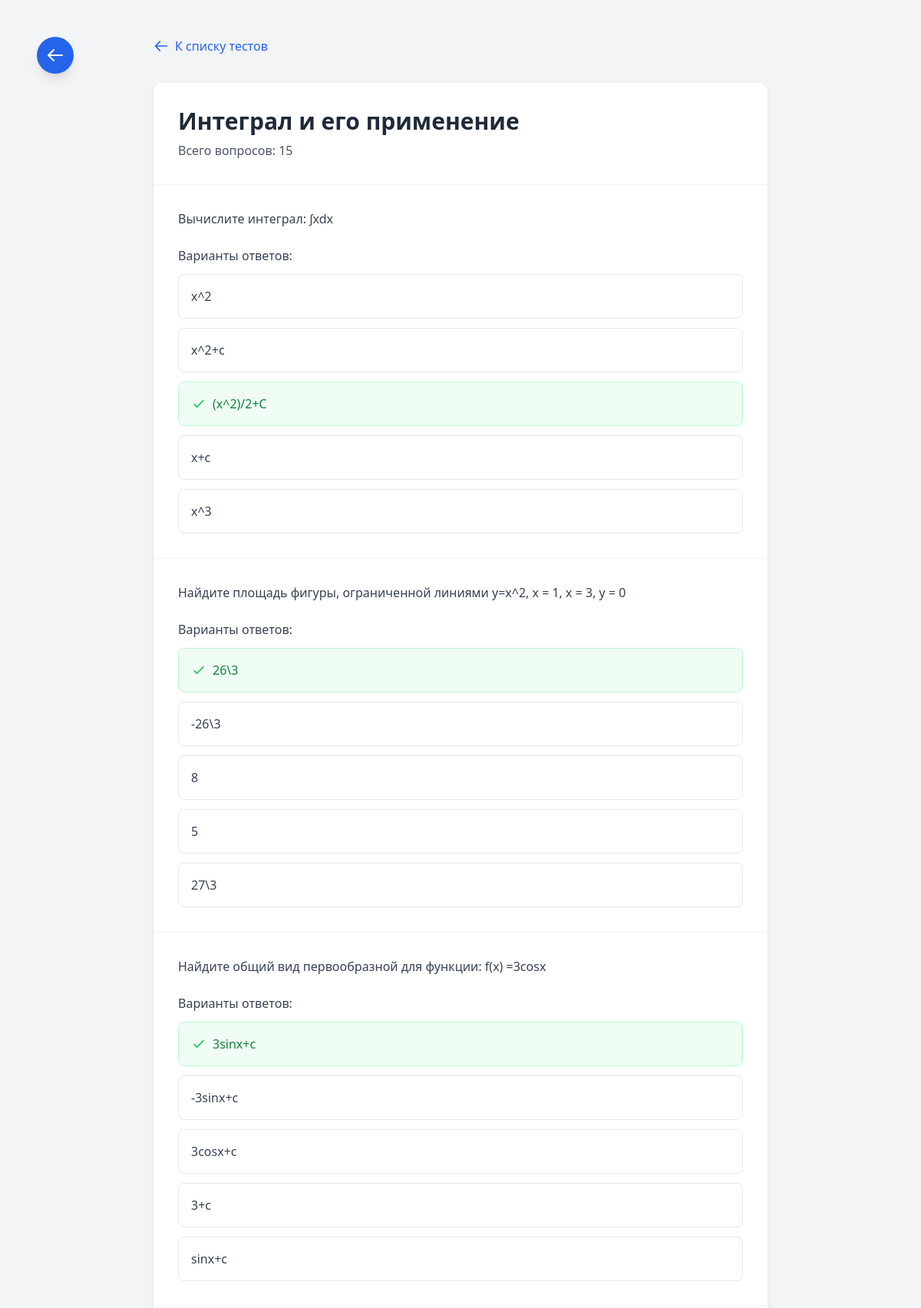
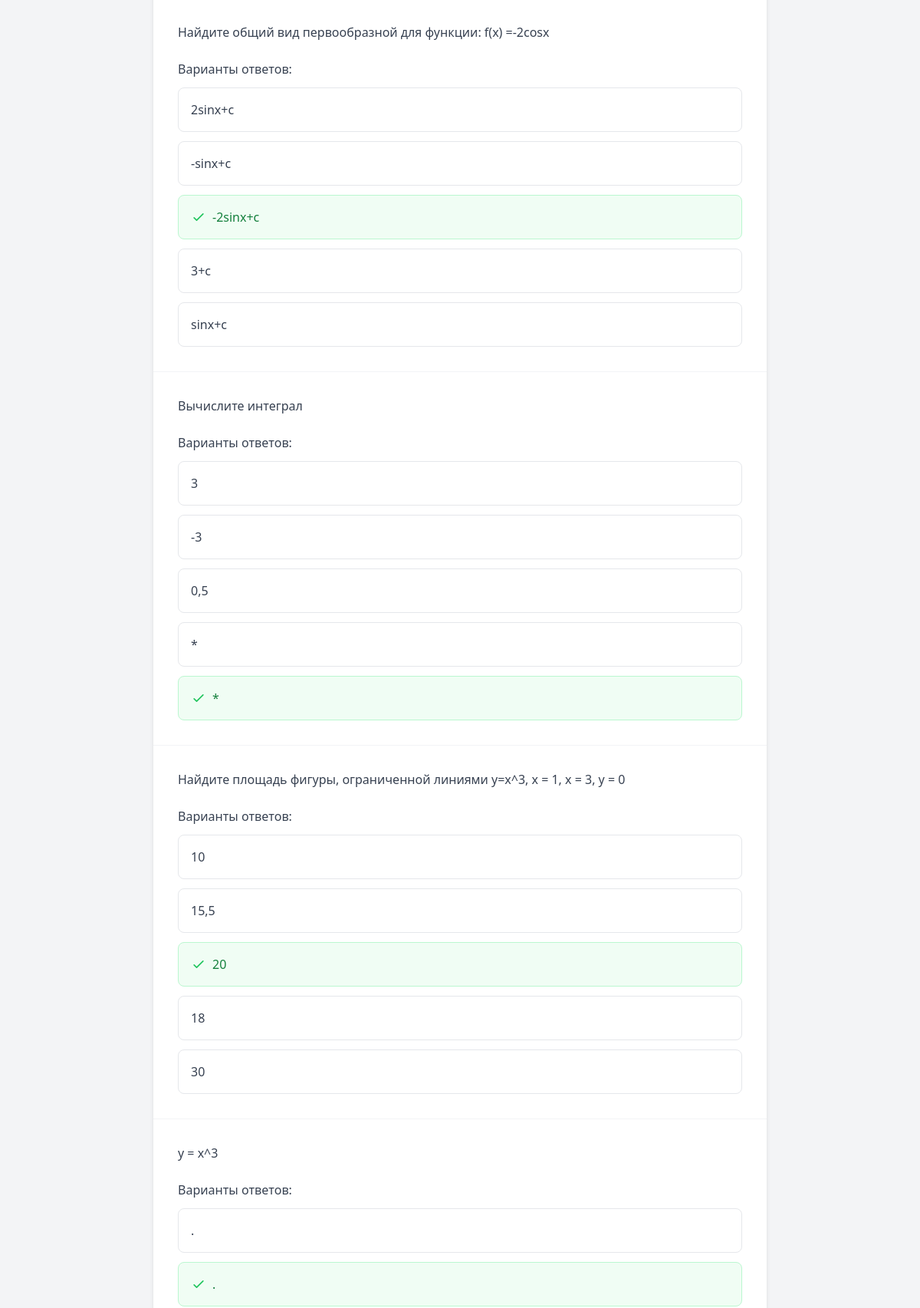
Page /tests/2/ (signed in, upper part) on the committed database (2 pictures, top to bottom).
### core/models.py (models this page shows, shortened)
class Test(models.Model):
    title = models.CharField(max_length=200, verbose_name="Название теста")
    description = models.TextField(verbose_name="Описание", blank=True)
    password = models.CharField(
        max_length=100,
        blank=True,
        null=True,
        verbose_name="Пароль для доступа"
    )
    time_limit = models.PositiveIntegerField(
        verbose_name="Лимит времени (мин)",
        default=30,
        null=True,
        blank=True
    )
    author = models.ForeignKey(settings.AUTH_USER_MODEL, on_delete=models.CASCADE)
    subject = models.ForeignKey(Subject, on_delete=models.SET_NULL, null=True, blank=True)
    created_at = models.DateTimeField(auto_now_add=True)
    updated_at = models.DateTimeField(auto_now=True)
    is_published = models.BooleanField(default=True, verbose_name="Опубликован")
    class Meta:
        verbose_name = "Тест"
        verbose_name_plural = "Тесты"
        ordering = ['-created_at']

class Question(models.Model):
    QUESTION_TYPES = [
        ('single', 'Один правильный ответ'),
        ('multiple', 'Несколько правильных ответов'),
        ('text', 'Текстовый ответ'),
    ]
    test = models.ForeignKey(
        'Test',  # Явное указание имени модели в строке, если она объявлена позже
        on_delete=models.CASCADE,
        related_name='questions',
        verbose_name="Тест"
    )
    text = models.TextField(verbose_name="Текст вопроса")
    question_type = models.CharField(
        max_length=10,
        choices=QUESTION_TYPES,
        default='single',
        verbose_name="Тип вопроса"
    )
    order = models.PositiveIntegerField(
        default=0,
        verbose_name="Порядок",
        help_text="Порядок отображения (0 - первый)"
    )
    points = models.PositiveIntegerField(
        default=1,
        validators=[MinValueValidator(1)],
        verbose_name="Баллы"
    )
    explanation = models.TextField(
        verbose_name="Объяснение",
        blank=True
    )
    image = models.ImageField(
        upload_to='questions/images/',
        blank=True,
        null=True,
        verbose_name="Изображение"
    )
    created_at = models.DateTimeField(
        auto_now_add=True,
        verbose_name="Дата создания"
    )
    class Meta:
        verbose_name = "Вопрос"
        verbose_name_plural = "Вопросы"
        ordering = ['order']
        indexes = [
            models.Index(fields=['order', 'test']),
        ]

class Answer(models.Model):
    question = models.ForeignKey(
        Question,
        on_delete=models.CASCADE,
        related_name='answers',
        verbose_name="Вопрос"
    )
    text = models.CharField(
        max_length=500,
        verbose_name="Текст ответа"
    )
    image = models.ImageField(
        upload_to='answers/images/',
        blank=True,
        null=True,
        verbose_name="Изображение"
    )
    is_correct = models.BooleanField(
        default=False,
        verbose_name="Правильный ответ"
    )
    order = models.PositiveIntegerField(
        default=0,
        verbose_name="Порядок"
    )
    class Meta:
        verbose_name = "Ответ"
        verbose_name_plural = "Ответы"
        ordering = ['order']
    image = models.ImageField(upload_to='answers/', blank=True, null=True)

### core/views.py (the view)
# urls.py: path('tests/<int:pk>/', test_detail, name='test_detail'),
@login_required
def test_detail(request, pk):
    test = get_object_or_404(Test, pk=pk)
    if is_teacher(request.user):
        questions = test.questions.prefetch_related('answers').annotate(
            correct_count=models.Count('answers', filter=models.Q(answers__is_correct=True))
        )
        return render(request, 'test/test_detail.html', {
            'test': test,
            'questions': questions,
            'is_teacher': True
        })
    return redirect('take_test', pk=test.id)

### core/views.py (called while the page is built)
def is_teacher(user):
    return user.groups.filter(name='Teachers').exists() or user.is_staff

### core/templates/test/test_detail.html (shortened to what this page needs)
{% extends 'base.html' %}
{% block content %}
<div class="max-w-4xl mx-auto p-6">
    <div class="mb-8">
        <a href="{% url 'test_list' %}" class="inline-flex items-center text-blue-600 hover:text-blue-800 transition-colors">
            <svg class="w-5 h-5 mr-2" fill="none" stroke="currentColor" viewBox="0 0 24 24">
                <path stroke-linecap="round" stroke-linejoin="round" stroke-width="2" d="M10 19l-7-7m0 0l7-7m-7 7h18"/>
            </svg>
            К списку тестов
        </a>
    </div>
    <div class="bg-white rounded-xl shadow-md overflow-hidden">
        <div class="p-8 border-b border-gray-100 flex justify-between items-start">
            <div>
                <h1 class="text-3xl font-bold text-gray-800 mb-2">{{ test.title }}</h1>
                <p class="text-gray-600">Всего вопросов: {{ questions.count }}</p>
            </div>
        </div>
        <div class="divide-y divide-gray-100">
            {% for question in questions %}
            <div class="p-8 hover:bg-gray-50 transition-colors">
                <p class="text-gray-700 mb-6">{{ question.text }}</p>
                <h4 class="font-medium text-gray-700 mb-3">Варианты ответов:</h4>
                <ul class="space-y-3">
                    {% for answer in question.answers.all %}
                    <li class="p-4 border rounded-lg {% if answer.is_correct %}border-green-200 bg-green-50{% else %}border-gray-200{% endif %}">
                        <div class="flex items-start">
                            {% if answer.is_correct %}
                            <svg class="w-5 h-5 text-green-500 mr-2 mt-0.5 flex-shrink-0" fill="none" stroke="currentColor" viewBox="0 0 24 24">
                                <path stroke-linecap="round" stroke-linejoin="round" stroke-width="2" d="M5 13l4 4L19 7"/>
                            </svg>
                            {% endif %}
                            <span class="{% if answer.is_correct %}text-green-700{% else %}text-gray-700{% endif %}">
                                {{ answer.text }}
                            </span>
                        </div>
                    </li>
                    {% endfor %}
                </ul>
            </div>
            {% empty %}
            <div class="p-8 text-center text-gray-500">
                В этом тесте пока нет вопросов. Добавьте первый вопрос.
            </div>
            {% endfor %}
        </div>
    </div>
</div>
<a href="javascript:history.back()"
   class="fixed top-12 left-12 bg-blue-600 hover:bg-blue-700 text-white w-12 h-12 rounded-full flex items-center justify-center shadow-lg transition-all hover:shadow-xl hover:scale-105">
    <svg class="w-6 h-6" fill="none" stroke="currentColor" viewBox="0 0 24 24">
        <path stroke-linecap="round" stroke-linejoin="round" stroke-width="2" d="M10 19l-7-7m0 0l7-7m-7 7h18"/>
    </svg>
</a>
{% endblock %}

### rows in the picture
Test: title "Интеграл и его применение"
Question: text "Вычислите интеграл: ∫xdx"
Answer: text "x^2"
Answer: text "x^2+c"
Answer: is_correct True (drawn), text "(x^2)/2+C"
Answer: text "x+c"
Answer: text "x^3"
Question: text "Найдите площадь фигуры, ограниченной линиями y=x^2, х = 1, х = 3, y = 0"
Answer: is_correct True (drawn), text "26\\3"
Answer: text "-26\\3"
Answer: text "8"
Answer: text "5"
Answer: text "27\\3"
Question: text "Найдите общий вид первообразной для функции: f(х) =3cosx"
Answer: is_correct True (drawn), text "3sinx+c"
Answer: text "-3sinx+c"
Answer: text "3cosx+c"
Answer: text "3+c"
Answer: text "sinx+c"
Question: text "Найдите общий вид первообразной для функции: f(х) =-2cosx"
Answer: text "2sinx+c"
Answer: text "-sinx+c"
Answer: is_correct True (drawn), text "-2sinx+c"
Answer: text "3+c"
Answer: text "sinx+c"
Question: text "Вычислите интеграл"
Answer: text "3"
Answer: text "-3"
Answer: text "0,5"
Answer: text "*"
Answer: is_correct True (drawn), text "*"
Question: text "Найдите площадь фигуры, ограниченной линиями y=x^3, х = 1, х = 3, у = 0"
Answer: text "10"
Answer: text "15,5"
Answer: is_correct True (drawn), text "20"
Answer: text "18"
Answer: text "30"
Question: text "y = x^3"
Answer: text "."
Answer: is_correct True (drawn), text "."

### other values in the picture
{{ questions.count }} "15"
